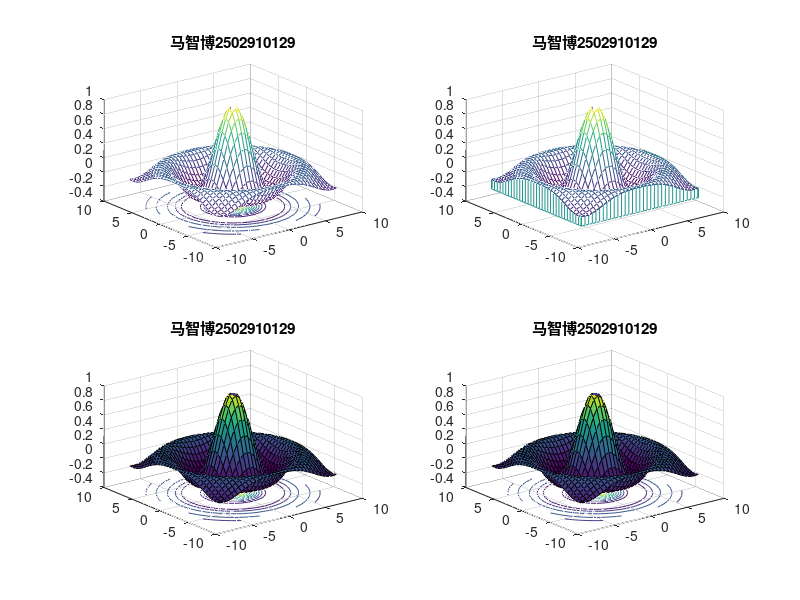

This figure's MATLAB source:
[x,y]=meshgrid(-8:0.5:8);
r=sqrt(x.*x+y.*y);z=sin(r)./(r+eps);
subplot(2,2,1)
meshc(x,y,z)
title('马智博2502910129')
subplot(2,2,2)
meshz(x,y,z)
title('马智博2502910129')
subplot(2,2,3)
surfc(x,y,z)
title('马智博2502910129')
subplot(2,2,4)
surfc(x,y,z)
title('马智博2502910129')
